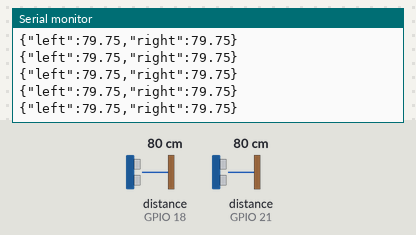
The sketch below on a simulated ESP32. Shown: the last lines printed to the serial monitor. Wiring (inferred from the names in the program): 2 × ultrasonic range finder: trigger GPIO 5, echo GPIO 18 / trigger GPIO 19, echo GPIO 21. Inputs (shaded band) come from the test bench; at power-on: distance to the obstacle (sensors on GPIO 18, GPIO 21) 80 cm. The echo pulse lasts 58.3 µs per cm; WiFi joins after 1.5 s; servers stay silent unless stated.

Above: at 2.9 s.
3.0 s: distance to the obstacle (sensor on GPIO 18) set to 2 cm
At 3.2 s:
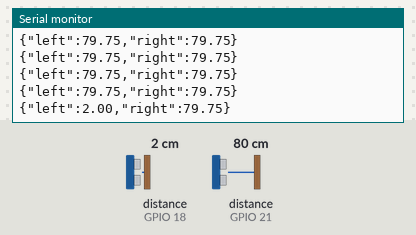
4.5 s: distance to the obstacle (sensor on GPIO 21) set to 2 cm
At 4.7 s:
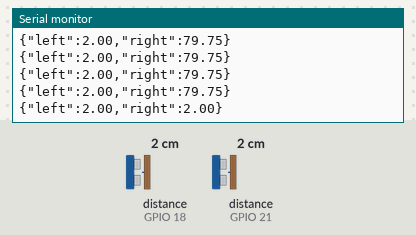
6.0 s: distance to the obstacle (sensor on GPIO 18) set to 4 cm
At 6.18 s:
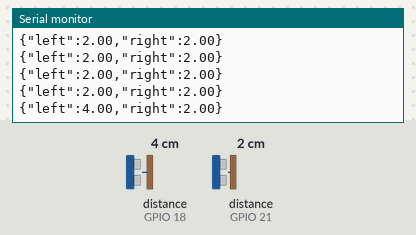
7.5 s: distance to the obstacle (sensor on GPIO 21) set to 4 cm
At 7.66 s:
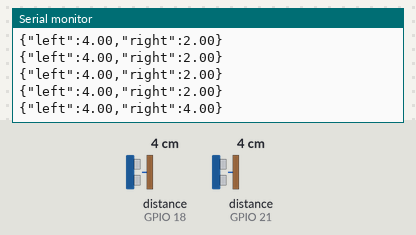
Timing chart, 0 to 10.0 s (numbered marks = the images above; inputs shaded):
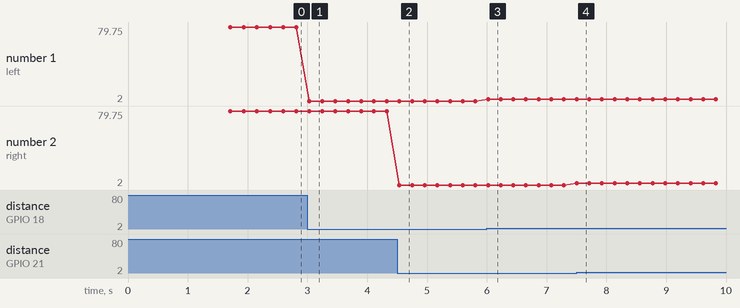

The sketch:

sketch_nov8a.ino
```cpp
#define BUTTON 4
#include <WebServer.h>
#include <WiFi.h>
#include <ESPmDNS.h>
#include <WiFiClient.h>

const char* ssid = "Network";
const char* password = "qwertyui";
char* hostname = "UNVICTUS.local";  // Default hostname
WebServer server(80);
bool button_pressed = false;
WiFiClient client;  // Declare client globally

// Ultrasonic sensor pins
const int TRIG_PIN_LEFT = 5;
const int ECHO_PIN_LEFT = 18;
const int TRIG_PIN_RIGHT = 19;
const int ECHO_PIN_RIGHT = 21;

float getDistance(int trigPin, int echoPin) {
    digitalWrite(trigPin, LOW);
    delayMicroseconds(2);
    digitalWrite(trigPin, HIGH);
    delayMicroseconds(10);
    digitalWrite(trigPin, LOW);

    float duration = pulseIn(echoPin, HIGH);
    float distance = duration * 0.0171;  // Convert to centimeters

    return (distance < 1) ? -1 : distance;
}

void handleSensorData() {
    float distanceLeft = getDistance(TRIG_PIN_LEFT, ECHO_PIN_LEFT);
    float distanceRight = getDistance(TRIG_PIN_RIGHT, ECHO_PIN_RIGHT);
    String response = "{\"left\":" + String(distanceLeft) + ",\"right\":" + String(distanceRight) + "}";
    server.send(200, "application/json", response);
}

void getButtonStatus() {
    if (digitalRead(BUTTON) == LOW && !button_pressed) {
        delay(50);
        if (digitalRead(BUTTON) == LOW) {
            button_pressed = true;
            server.send(200, "text/plain", "pressed");
            return;
        }
    } else if (digitalRead(BUTTON) == HIGH && button_pressed) {
        button_pressed = false;
    }
    server.send(200, "text/plain", "not pressed");
}

void setup() {
    Serial.begin(115200);

    // Initialize pins
    pinMode(BUTTON, INPUT_PULLUP);
    pinMode(TRIG_PIN_LEFT, OUTPUT);
    pinMode(ECHO_PIN_LEFT, INPUT);
    pinMode(TRIG_PIN_RIGHT, OUTPUT);
    pinMode(ECHO_PIN_RIGHT, INPUT);

    WiFi.begin(ssid, password);
    Serial.print("Connecting to WiFi");
    while (WiFi.status() != WL_CONNECTED) {
        delay(500);
        Serial.print(".");
    }
    Serial.println(" connected");

    if (!MDNS.begin("esp32")) {
        Serial.println("Error setting up MDNS responder!");
        while(1) {
            delay(1000);
        }
    }
    Serial.println("mDNS responder started");

    // Set up server endpoints
    server.on("/getButtonStatus", getButtonStatus);
    server.begin();

    Serial.println("Server started at: ");
    Serial.println(WiFi.localIP());

    // Try to connect to raspberrypi.local
    if(client.connect("raspberrypi.local", 4443)) {
        hostname = "raspberrypi.local";
        Serial.println("Connected to raspberrypi.local");
    }
}

void loop() {
    float distanceLeft = getDistance(TRIG_PIN_LEFT, ECHO_PIN_LEFT);
    float distanceRight = getDistance(TRIG_PIN_RIGHT, ECHO_PIN_RIGHT);

    if (distanceLeft > 0 && distanceRight > 0) {
        String response = "{\"left\":" + String(distanceLeft) + ",\"right\":" + String(distanceRight) + "}";
        Serial.println(response);  // For debugging

        if (client.connect(hostname, 4443)) {
            client.println("POST / HTTP/1.1");
            client.println("Host: " + String(hostname));
            client.println("Content-Type: application/json");
            client.print("Content-Length: ");
            client.println(response.length());
            client.println();
            client.println(response);
            client.stop();
        }
    }

    server.handleClient();
    delay(10);
}
```

Measured:
- after the input at 3.0 s, the serial monitor: prints a new line at once (image 1)
- after the input at 4.5 s, the serial monitor: prints a new line at once (image 2)
- after the input at 6.0 s, the serial monitor: prints a new line at once (image 3)
- after the input at 7.5 s, the serial monitor: prints a new line at once (image 4)
- plotted number 1: 79.75 → 2 after the input at 3.0 s, 2 → 4 after the input at 6.0 s
